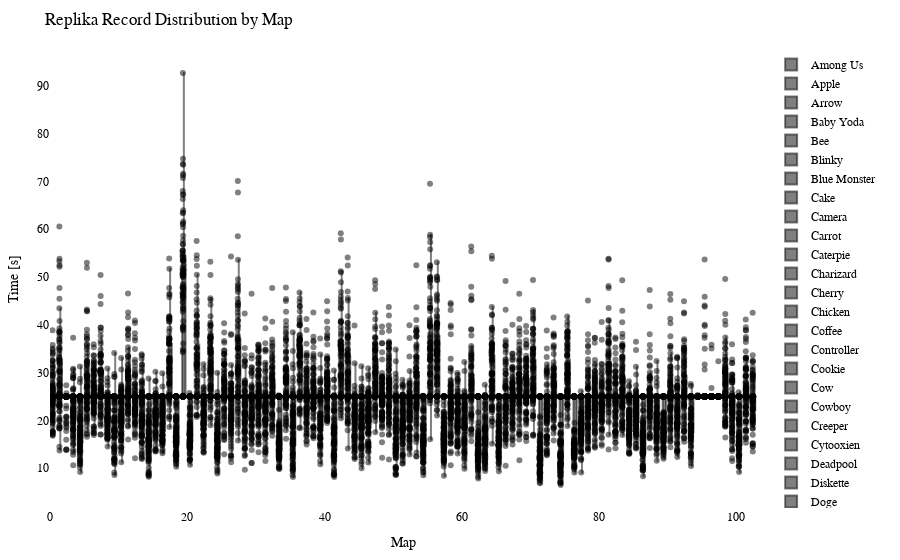

The notebook cell saved with this chart:
### Code cell
import plotly.graph_objects as go
import plotly.io as pio

df = getRecordsDataframe(minigame="Replika")

# Exclude the first column (assuming it's the column you don't want to include)
df_to_html = df.iloc[:, 1:]

# Calculate the offset for centering the data points
num_columns = len(df_to_html.columns)
offset = 0.5

# Create a Swarm plot using Plotly
fig = go.Figure()

for i, column in enumerate(df_to_html.columns):
    x_values = [i + offset] * len(df_to_html[column])  # Adjust x-values with offset for horizontal centering
    fig.add_trace(go.Box(x=x_values,
                         y=df_to_html[column],
                         name=column,
                         boxpoints='all',
                         pointpos=-0.5,  # Adjust point position to prevent overlapping
                         marker=dict(color='rgba(0,0,0,0.5)', size=6),  # Adjust marker color and size
                         hovertext=df_to_html.index,
                         hoverinfo='text+y'))

fig.update_layout(title="Replika Record Distribution by Map",
                  xaxis=dict(title="Map"),
                  yaxis=dict(title="Time [s]"),
                  showlegend=True,
                  font=dict(family="Arial", size=12, color="black"),  # Customize font
                  plot_bgcolor="white",  # Set background color
                  margin=dict(l=50, r=50, t=50, b=50),  # Adjust margins for better layout
                  )

pio.show(fig)

pio.write_html(fig, "out/repl_swarm_plot.html")
